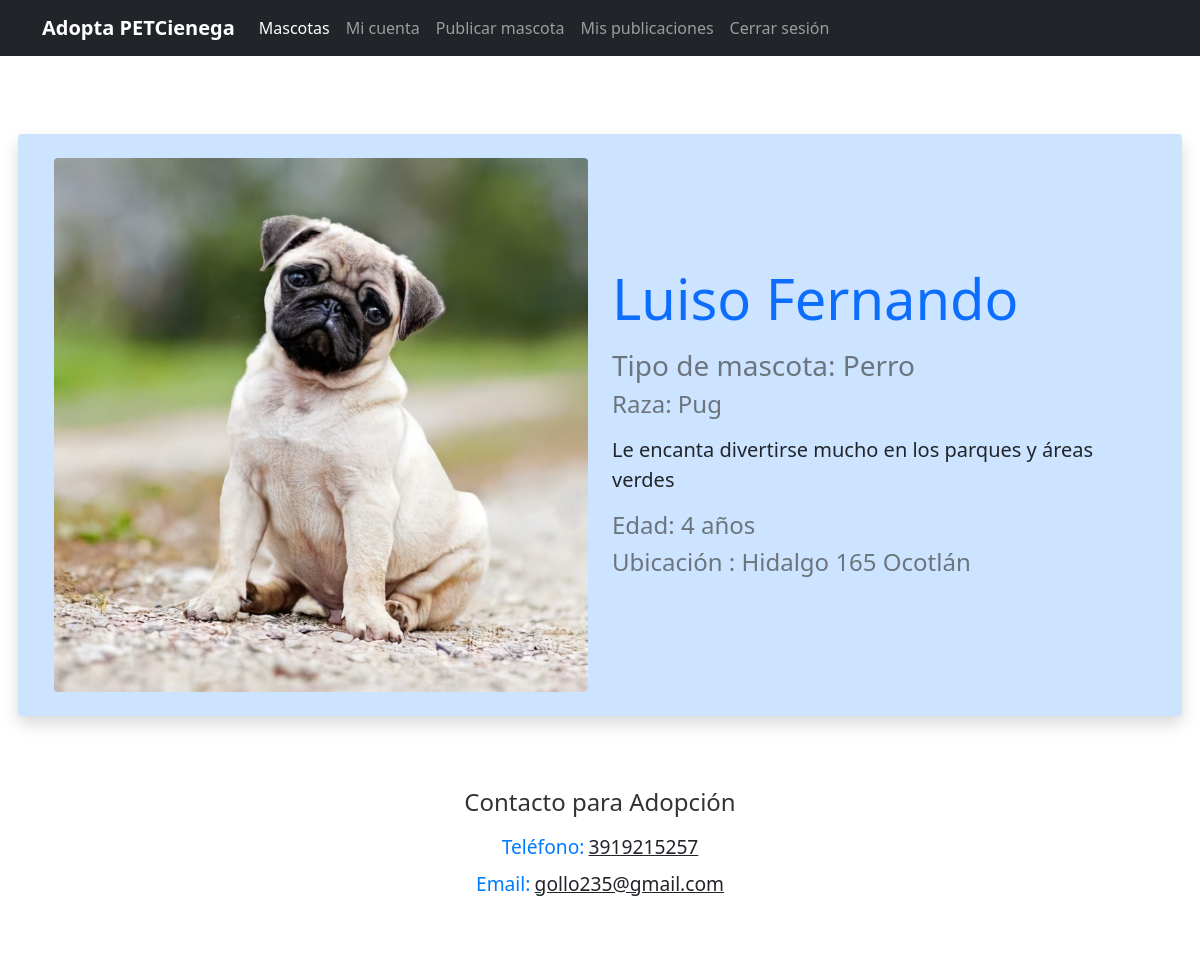
The page /adopta/Detalle.php?id=4 (signed in) on the database its author committed.
### tables this page shows
CREATE TABLE IF NOT EXISTS `mascotas` (
  `id_mascota` int NOT NULL AUTO_INCREMENT,
  `nombre_mascota` varchar(30) NOT NULL,
  `tipo_mascota` int NOT NULL,
  `raza` varchar(30) NOT NULL,
  `edad` tinyint NOT NULL,
  `sexo` char(1) NOT NULL,
  `descripcion` varchar(300) NOT NULL,
  `ubicacion_actual` varchar(60) NOT NULL,
  `fecha_adopcion` timestamp NOT NULL DEFAULT CURRENT_TIMESTAMP,
  `imagen` varchar(250) NOT NULL,
  `usuario_id` int NOT NULL,
  PRIMARY KEY (`id_mascota`),
  KEY `tipo_mascota` (`tipo_mascota`,`usuario_id`),
  KEY `usuario_id` (`usuario_id`)
);

CREATE TABLE IF NOT EXISTS `tipos_mascotas` (
  `id_tipo` int NOT NULL AUTO_INCREMENT,
  `descripcion` varchar(20) NOT NULL,
  PRIMARY KEY (`id_tipo`)
);

CREATE TABLE IF NOT EXISTS `usuarios` (
  `id_usuario` int NOT NULL AUTO_INCREMENT,
  `username` varchar(30) NOT NULL,
  `nombre_completo` varchar(65) NOT NULL,
  `contraseña` varchar(32) NOT NULL,
  `correo` varchar(50) NOT NULL,
  `telefono` bigint NOT NULL,
  `fec_registro` timestamp NOT NULL DEFAULT CURRENT_TIMESTAMP,
  `tipo_usuario` int NOT NULL,
  PRIMARY KEY (`id_usuario`),
  KEY `tipo_usuario` (`tipo_usuario`)
);

### adopta/Detalle.php (the view, shortened to what this page needs)
<?php
$conexion = obtenerConexion();
$id_mascota = isset($_GET['id']) ? $_GET['id'] : '';
$sql = "SELECT count(id_mascota) from mascotas where id_mascota=$id_mascota";
$result = $conexion->query($sql);
if ($result->fetch_column() > 0) {
    $sql = "SELECT nombre_mascota,tm.descripcion as tipo_mascota,raza,edad,sexo,m.descripcion, ubicacion_actual,imagen,u.correo,u.telefono
    from mascotas as m inner join tipos_mascotas as tm on tm.id_tipo=m.tipo_mascota
    inner join usuarios as u on m.usuario_id=u.id_usuario
    where id_mascota=$id_mascota";
    $resultado = $conexion->query($sql);
    $fila = $resultado->fetch_assoc();
    $nombre_mascota = $fila['nombre_mascota'];
    $tipo_mascota = $fila['tipo_mascota'];
    $raza = $fila['raza'];
    $edad = $fila['edad'];
    $descripcion = $fila['descripcion'];
    $ubicacion = $fila['ubicacion_actual'];
    $ruta_foto = $fila['imagen'];
    $correo_contacto = $fila['correo'];
    $telefono_contacto = $fila['telefono'];
}
?>
<!DOCTYPE html>
<html lang="en">
<head>
    <link href="../css/bootstrap.min.css" rel="stylesheet" />
    <link href="../css/bootstrap.bundle.min.js" rel="stylesheet" />
    <link href="../css/adoptaindex.css" rel="stylesheet" />
</head>
<body>
    <header>
        <div class="navbar navbar-expand-lg navbar-dark bg-dark ">
            <div class="container">
                <a href="#" class="navbar-brand">
                    <strong>Adopta PETCienega</strong>
                </a>
                <div class="collapse navbar-collapse" id="navbarHeader">
                    <ul class="navbar-nav me-auto mb-2 mb-lg-0">
                        <li class="nav-item">
                            <a href="/" class="nav-link active">Mascotas</a>
                        </li>
                        <li class="nav-item">
                            <a href="MiCuenta.php" class="nav-link">Mi cuenta</a>
                        </li>
                        <li class="nav-item">
                            <a href="PublicarMascota.php" class="nav-link">Publicar mascota</a>
                        </li>
                        <li class="nav-item">
                            <a href="MisPublicaciones.php" class="nav-link">Mis publicaciones</a>
                        </li>
                        <li class="nav-item">
                            <a href="../cerrar_sesion.php" class="nav-link">Cerrar sesión</a>
                        </li>
                    </ul>
                </div>
            </div>
        </div>
    </header>
    <main>
        <div class="container mt-5 mb-5">
            <div class="row align-items-center shadow p-4 rounded" style="background-color: rgba(0, 123, 255, 0.2);">
                <div class="col-md-6 order-md-1 text-center mb-4 mb-md-0">
                    <img src="<?php echo $ruta_foto; ?>" class="img-fluid rounded" alt="Imagen de <?php echo $nombre_mascota; ?>">
                </div>
                <div class="col-md-6 order-md-2">
                    <h1 class="display-4 font-weight-bold text-primary mb-3"><?php echo $nombre_mascota; ?></h1>
                    <h3 class="text-muted mb-2">Tipo de mascota: <span class="text-secondary"><?php echo $tipo_mascota; ?></span></h3>
                    <h4 class="text-muted mb-3">Raza: <span class="text-secondary"><?php echo $raza; ?></span></h4>
                    <p class="lead text-justify">
                        <?php echo $descripcion; ?>
                    </p>
                    <h4 class="text-muted mb-2">Edad: <?php echo $edad; ?> años</h4>
                    <h4 class="text-muted mb-2">Ubicación : <?php echo $ubicacion; ?> </h4>
                </div>
            </div>
            <div class="col-12 mt-5">
                <div class="p-4 rounded text-center" style="background-color: rgba(255, 255, 255, 0.9); color: #333;">
                    <h4 class="font-weight-bold mb-3">Contacto para Adopción</h4>
                    <p class="mb-2">
                        <span class="font-weight-bold" style="font-size: 1.2em; color: #007bff;">Teléfono:</span>
                        <a href="tel:<?php echo $telefono_contacto; ?>" class="text-dark" style="font-size: 1.2em;">
                            <?php echo $telefono_contacto; ?>
                        </a>
                    </p>
                    <p>
                        <span class="font-weight-bold" style="font-size: 1.2em; color: #007bff;">Email:</span>
                        <a href="mailto:<?php echo $correo_contacto; ?>" class="text-dark" style="font-size: 1.2em;">
                            <?php echo $correo_contacto; ?>
                        </a>
                    </p>
                </div>
            </div>
        </div>
</body>
</html>

### css/adoptaindex.css (style rules this page uses)
main > .container { padding: 30px 0; }

### rows shown on the page
mascotas: imagen (picture), nombre_mascota "Luiso Fernando", tipo_mascota.descripcion "Perro", raza "Pug", descripcion "Le encanta divertirse mucho en los parques y áreas verdes", edad "4", ubicacion_actual "Hidalgo 165 Ocotlán", usuario.telefono "3919215257", usuario.correo "gollo235@gmail.com"
